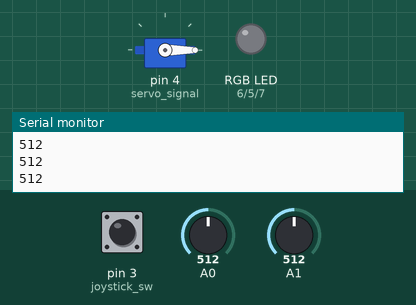
Bench run of a sketch on a simulated Arduino Uno, built with avr-gcc and run on an emulated ATmega328P. Parts: servo, an RGB LED mixed from three pins (HIGH = lit), the last lines printed to the serial monitor. Inputs (shaded band) come from the test bench; at power-on: A0 = 512, A1 = 512, pin 3 (joystick_sw) HIGH. Dim RGB values are drawn brighter than linear.

Above: at 1.2 s.
1.3 s: A0 set to 528
At 3.82 s:
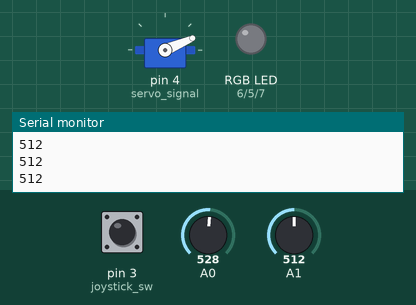
4.3 s: A1 set to 716
At 4.48 s:
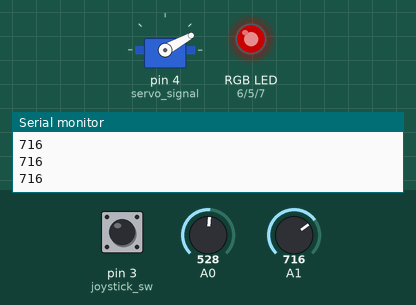
7.3 s: A0 set to 306
9.0 s: pin 3 (joystick_sw) pulled LOW for 0.15 s
At 10.1 s:
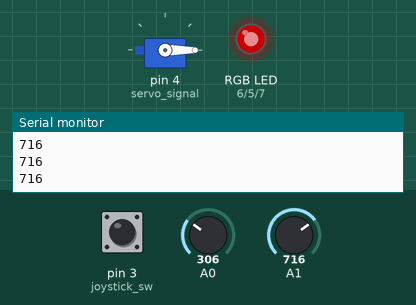
10.6 s: A0 set to 716
13.6 s: A1 set to 900
At 15.6 s:
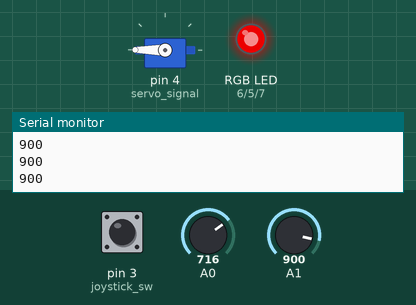
Timing chart, 0 to 17.1 s (numbered marks = the images above; inputs shaded):
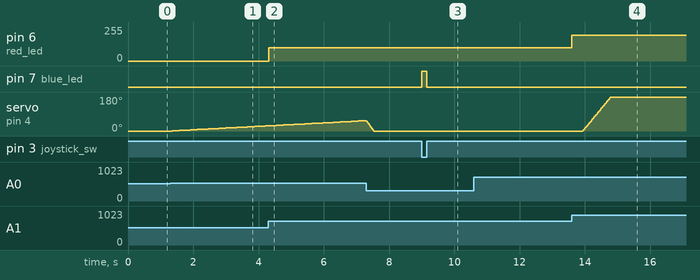

Measured:
- the behaviour switches between 520 and 521 on A0 (found by bisection; images 0 and 1)
- after the input at 1.3 s, servo on pin 4 (servo_signal): moves from 0° to 27° over 2.8 s, starting after 0.06 s
- after the input at 4.3 s, pin 6 (red_led): 0/255 → 101/255 at once
- after the input at 9.0 s, pin 7 (blue_led): LOW → HIGH at once, → LOW 0.15 s later
- after the input at 13.6 s, pin 6 (red_led): 101/255 → 193/255 at once

The sketch:

lecture2.ino
```cpp
#include <Servo.h>

Servo servo;
const byte servo_signal = 4;

const byte red_led = 6;
const byte green_led = 5;
const byte blue_led = 7;
const byte joystick_sw = 3;

int val_x;
int val_y;
int pulse_width = 544;
int red_delta;
int red_brightness = 0;
int green_brightness = 0;
int delta_width;

void setup(){
  servo.attach(servo_signal);
  pinMode(red_led, OUTPUT);
  pinMode(green_led, OUTPUT);
  pinMode(blue_led, OUTPUT);
  pinMode(joystick_sw, INPUT_PULLUP);
  attachInterrupt(digitalPinToInterrupt(joystick_sw), tact, CHANGE);
  Serial.begin(9600);
}

void loop(){
  val_x = analogRead(A0);
  delta_width = map(val_x, 0, 1023, -60, 60);
  pulse_width += delta_width;

  servo.writeMicroseconds(pulse_width);

  val_y = analogRead(A1);
  Serial.println(val_y);
  red_brightness = map(val_y, 0, 1023, -255, 255);
  green_brightness = map(val_y, 0, 1023, 255, -255);
  analogWrite(red_led, (red_brightness>0)?red_brightness:0);
  analogWrite(green_led, (green_brightness>0)?green_brightness:0);

  delay(10);
}

void tact(){
  digitalWrite(blue_led, !digitalRead(joystick_sw));
}
```
